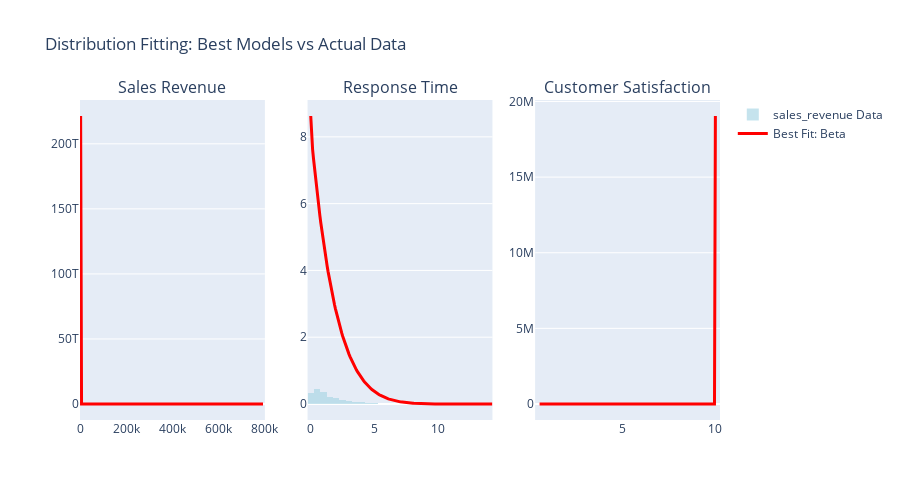

Notebook code cell kept with this figure:
### Code cell
# 4. DISTRIBUTION FITTING AND MODEL SELECTION
print("\n 4. DISTRIBUTION FITTING AND MODEL SELECTION")
print("=" * 48)

def fit_multiple_distributions(data, distributions=None):
 """Fit multiple distributions and return best fit based on AIC/BIC"""

 if distributions is None:
  distributions = [
   ('Normal', stats.norm),
   ('Log-Normal', stats.lognorm),
   ('Exponential', stats.expon),
   ('Gamma', stats.gamma),
   ('Beta', stats.beta),
   ('Uniform', stats.uniform)
  ]

 results = []

 for name, distribution in distributions:
  try:
   # Fit distribution
   if name == 'Beta':
    # Beta distribution needs data scaled to [0,1]
    data_scaled = (data - data.min()) / (data.max() - data.min())
    params = distribution.fit(data_scaled)
    # Scale back for evaluation
    fitted_data = data_scaled
   else:
    params = distribution.fit(data)
    fitted_data = data

   # Calculate log-likelihood
   log_likelihood = np.sum(distribution.logpdf(fitted_data, *params))

   # Calculate AIC and BIC
   k = len(params) # number of parameters
   n = len(data) # sample size
   aic = 2 * k - 2 * log_likelihood
   bic = k * np.log(n) - 2 * log_likelihood

   # Kolmogorov-Smirnov test
   if name == 'Beta':
    ks_stat, ks_p = stats.kstest(fitted_data,
     lambda x: distribution.cdf(x, *params))
   else:
    ks_stat, ks_p = stats.kstest(data,
     lambda x: distribution.cdf(x, *params))

   results.append({
    'distribution': name,
    'parameters': params,
    'log_likelihood': log_likelihood,
    'aic': aic,
    'bic': bic,
    'ks_statistic': ks_stat,
    'ks_p_value': ks_p
   })

  except Exception as e:
   print(f"Failed to fit {name}: {e}")
   continue

 # Sort by AIC (lower is better)
 results.sort(key=lambda x: x['aic'])
 return results

# Fit distributions for key variables
variables_to_fit = ['sales_revenue', 'response_time', 'customer_satisfaction']

fitting_results = {}
for var in variables_to_fit:
 print(f"\n Fitting distributions for {var.replace('_', ' ').title()}:")

 data = df[var].values
 # Remove any infinite or NaN values
 data = data[np.isfinite(data)]

 results = fit_multiple_distributions(data)
 fitting_results[var] = results

 print("Rank | Distribution | AIC | BIC | K-S p-value")
 print("-" * 50)

 for i, result in enumerate(results[:5]): # Show top 5
  rank = i + 1
  dist_name = result['distribution'][:12].ljust(12)
  aic = f"{result['aic']:.1f}"
  bic = f"{result['bic']:.1f}"
  ks_p = f"{result['ks_p_value']:.4f}"

  print(f"{rank:>4} | {dist_name} | {aic:>7} | {bic:>7} | {ks_p:>11}")

# Visualize best-fitting distributions
fig_fits = make_subplots(
 rows=1, cols=3,
 subplot_titles=[var.replace('_', ' ').title() for var in variables_to_fit]
)

for i, var in enumerate(variables_to_fit):
 col = i + 1
 data = df[var].values
 data = data[np.isfinite(data)]

 # Plot histogram
 fig_fits.add_trace(
 go.Histogram(
 x=data,
 nbinsx=30,
 histnorm='probability density',
 name=f'{var} Data',
 marker_color='lightblue',
 opacity=0.7,
 showlegend=(i == 0)
 ),
 row=1, col=col
 )

 # Plot best-fitting distribution
 best_fit = fitting_results[var][0]
 dist_name = best_fit['distribution']
 params = best_fit['parameters']

 # Generate distribution curve
 if dist_name == 'Beta':
  data_scaled = (data - data.min()) / (data.max() - data.min())
  x_range = np.linspace(0, 1, 200)
  y_range = getattr(stats, dist_name.lower().replace('-', '')).pdf(x_range, *params)
  # Scale back x_range
  x_range = x_range * (data.max() - data.min()) + data.min()
 else:
  x_range = np.linspace(data.min(), data.max(), 200)
  y_range = getattr(stats, dist_name.lower().replace('-', '')).pdf(x_range, *params)

 fig_fits.add_trace(
 go.Scatter(
 x=x_range,
 y=y_range,
 mode='lines',
 name=f'Best Fit: {dist_name}',
 line=dict(color='red', width=3),
 showlegend=(i == 0)
 ),
 row=1, col=col
 )

fig_fits.update_layout(
 title="Distribution Fitting: Best Models vs Actual Data",
 height=500
)
fig_fits.show()

# Summary of best fits
print(f"\n Best Distribution Fits Summary:")
print("=" * 35)

for var in variables_to_fit:
 best_fit = fitting_results[var][0]
 var_name = var.replace('_', ' ').title()
 dist_name = best_fit['distribution']
 aic = best_fit['aic']
 ks_p = best_fit['ks_p_value']

 goodness = "Excellent" if ks_p > 0.1 else "Good" if ks_p > 0.05 else "Fair" if ks_p > 0.01 else "Poor"

 print(f"• {var_name}: {dist_name} distribution")
 print(f" - AIC: {aic:.1f}")
 print(f" - Goodness of fit: {goodness} (p={ks_p:.4f})")

### Figure 1 — Plotly figure (JSON) as saved in the notebook; plotly's stock layout.template omitted (floating-point values rounded to 4 significant figures; data arrays with more than 128 entries replaced by an {"elided": "..."} marker saying what was removed)
{"data": [{"histnorm": "probability density", "marker": {"color": "lightblue"}, "name": "sales_revenue Data", "nbinsx": 30, "opacity": 0.7, "showlegend": true, "type": "histogram", "x": {"elided": "2000 float values"}, "xaxis": "x", "yaxis": "y"}, {"line": {"color": "red", "width": 3}, "mode": "lines", "name": "Best Fit: Beta", "showlegend": true, "type": "scatter", "x": {"elided": "200 float values"}, "xaxis": "x", "y": {"elided": "200 float values"}, "yaxis": "y"}, {"histnorm": "probability density", "marker": {"color": "lightblue"}, "name": "response_time Data", "nbinsx": 30, "opacity": 0.7, "showlegend": false, "type": "histogram", "x": {"elided": "2000 float values"}, "xaxis": "x2", "yaxis": "y2"}, {"line": {"color": "red", "width": 3}, "mode": "lines", "name": "Best Fit: Beta", "showlegend": false, "type": "scatter", "x": {"elided": "200 float values"}, "xaxis": "x2", "y": {"elided": "200 float values"}, "yaxis": "y2"}, {"histnorm": "probability density", "marker": {"color": "lightblue"}, "name": "customer_satisfaction Data", "nbinsx": 30, "opacity": 0.7, "showlegend": false, "type": "histogram", "x": {"elided": "2000 float values"}, "xaxis": "x3", "yaxis": "y3"}, {"line": {"color": "red", "width": 3}, "mode": "lines", "name": "Best Fit: Beta", "showlegend": false, "type": "scatter", "x": {"elided": "200 float values"}, "xaxis": "x3", "y": {"elided": "200 float values"}, "yaxis": "y3"}], "layout": {"annotations": [{"font": {"size": 16}, "showarrow": false, "text": "Sales Revenue", "x": 0.1444, "xanchor": "center", "xref": "paper", "y": 1, "yanchor": "bottom", "yref": "paper"}, {"font": {"size": 16}, "showarrow": false, "text": "Response Time", "x": 0.5, "xanchor": "center", "xref": "paper", "y": 1, "yanchor": "bottom", "yref": "paper"}, {"font": {"size": 16}, "showarrow": false, "text": "Customer Satisfaction", "x": 0.8556, "xanchor": "center", "xref": "paper", "y": 1, "yanchor": "bottom", "yref": "paper"}], "height": 500, "title": {"text": "Distribution Fitting: Best Models vs Actual Data"}, "xaxis": {"anchor": "y", "domain": [0, 0.2889]}, "xaxis2": {"anchor": "y2", "domain": [0.3556, 0.6444]}, "xaxis3": {"anchor": "y3", "domain": [0.7111, 1]}, "yaxis": {"anchor": "x", "domain": [0, 1]}, "yaxis2": {"anchor": "x2", "domain": [0, 1]}, "yaxis3": {"anchor": "x3", "domain": [0, 1]}}}
